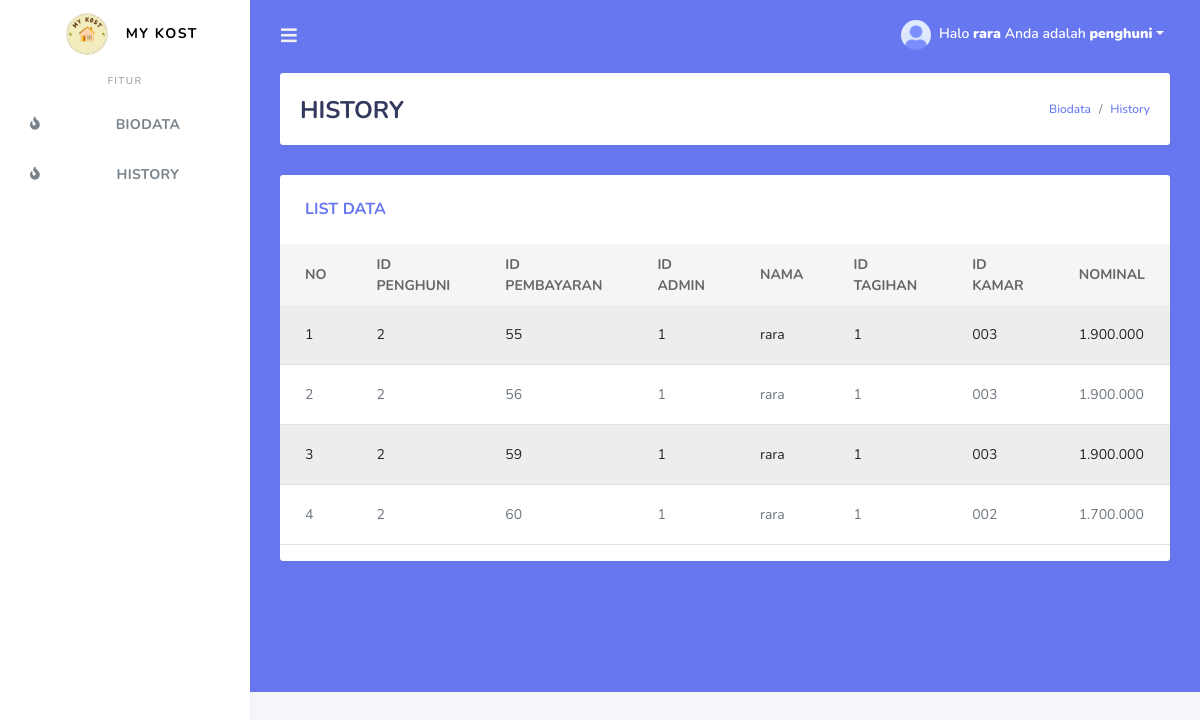
The page /history2.php (signed in) on the database its author committed.
### tables this page shows
CREATE TABLE `penghuni` (
  `id_penghuni` int(11) NOT NULL,
  `username` varchar(25) NOT NULL,
  `password` varchar(32) NOT NULL,
  `nama` varchar(100) NOT NULL,
  `id_kamar` varchar(11) NOT NULL,
  `alamat` varchar(100) NOT NULL,
  `no_telp` varchar(14) NOT NULL,
  `tgl_registrasi` date NOT NULL,
  `level` enum('penghuni') NOT NULL,
  `id_tagihan` int(11) NOT NULL,
  `status` enum('belumbayar','sudahbayar') NOT NULL
);

CREATE TABLE `pembayaran` (
  `id_pembayaran` int(11) NOT NULL,
  `id_admin` int(11) NOT NULL,
  `nama` varchar(100) NOT NULL,
  `id_tagihan` int(11) NOT NULL,
  `id_kamar` varchar(11) NOT NULL,
  `nominal` varchar(30) NOT NULL
);

### history2.php (the view, shortened to what this page needs)
<!DOCTYPE html>
<html>
  <head>
      <link rel="stylesheet" type="text/css" href="css/bootstrap.css">
  </head>
	<?php
  include ('tampilan/header.php');
  include ('tampilan/sidebar.php');
?>
      <div class="main-content bg-primary">
        <section class="section">
          <div class="section-header">
            <h1>HISTORY</h1>
            <div class="section-header-breadcrumb">
              <div class="breadcrumb-item active"><a href="biodata.php">Biodata</a></div>
              <div class="breadcrumb-item active"><a href="history2.php">History</a></div>
            </div>
          </div>
            <div class="row">
              <div class="col-12">
                <div class="card">
                  <div class="card-header">
                    <h4>LIST DATA</h4>
                  </div>
                  <div class="card-body p-0">
                    <div class="table-responsive">
                      <table class="table table-striped">
                       <thead>
                          <tr>
                          <th>NO</th>
                          <th>ID PENGHUNI</th>
                          <th>ID PEMBAYARAN</th>
                          <th>ID ADMIN</th>
                          <th>NAMA</th>
                          <th>ID TAGIHAN</th>
                          <th>ID KAMAR</th>
                          <th>NOMINAL</th>
                        </tr>
                        </thead>
                         <tbody>
                           <?php
                              $query = " SELECT penghuni.id_penghuni, pembayaran.id_pembayaran, pembayaran.id_admin, pembayaran.nama, pembayaran.id_tagihan, pembayaran.id_kamar, pembayaran.nominal FROM penghuni INNER JOIN tagihan ON penghuni.id_tagihan=tagihan.id_tagihan INNER JOIN pembayaran ON tagihan.id_tagihan=pembayaran.id_tagihan
                                WHERE id_penghuni='$_SESSION[id_penghuni]' ";
                              $result = mysqli_query($koneksi, $query);
                              $no = 1;
                              while($data = mysqli_fetch_array($result))
                              {
                              ?>
                        <tr>
                          <td><?php echo $no; ?></td>
                          <td><?php echo $_SESSION['id_penghuni']?></td>
                          <td><?php echo $data['id_pembayaran']; ?></td>
                          <td><?php echo $data['id_admin']?></td>
                           <td><?php echo $_SESSION['username']; ?></td>
                           <td><?php echo $data['id_tagihan']; ?></td>
                          <td><?php echo $data['id_kamar']; ?></td>
                          <td><?php echo substr($data['nominal'], 0, 20); ?></td>
                        </tr>
                         <?php
                           $no++;
                           }
                         ?>
                         </tbody>
                      </table>
                    </div>
                  </div>
                </div>
              </div>
            </div>
        </section>
      </div>
    </div>
  </div>
</body>
</html>

### rows shown on the page
penghuni: pembayaran.id_pembayaran "55", pembayaran.id_admin "1", pembayaran.id_tagihan "1", pembayaran.id_kamar "003", pembayaran.nominal "1.900.000", pembayaran.id_pembayaran "56", pembayaran.id_pembayaran "59", pembayaran.id_pembayaran "60", pembayaran.id_kamar "002", pembayaran.nominal "1.700.000"

### other values the page prints
$_SESSION['username'] "rara"
$_SESSION['level'] "penghuni"
